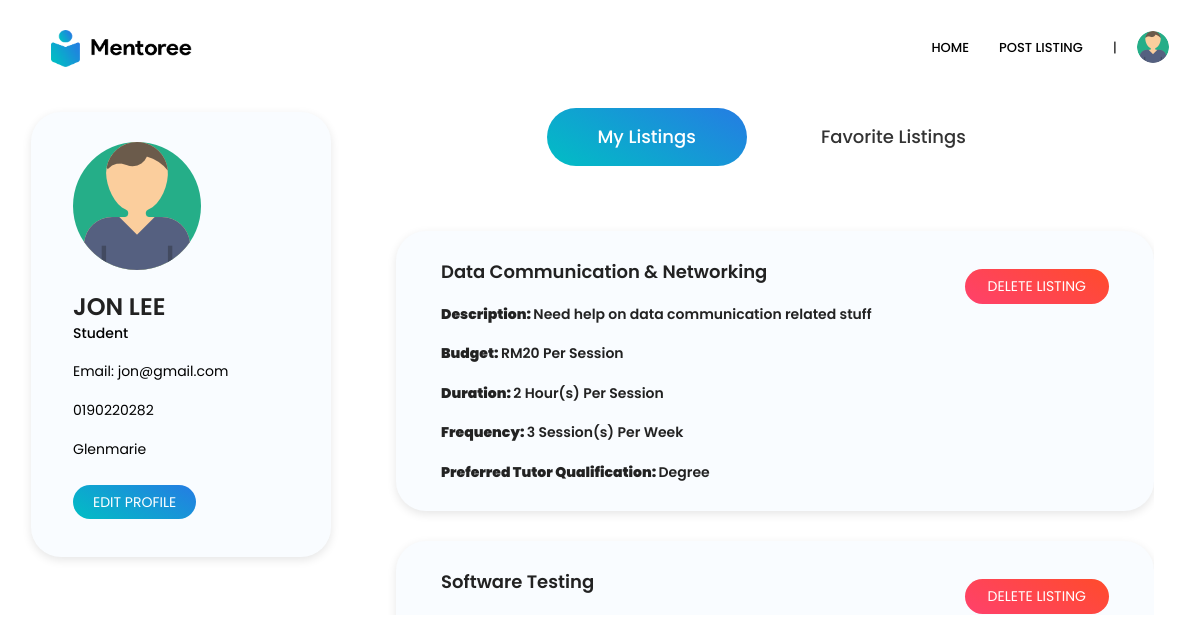
/dashboard.php (signed in), run on the app's committed database.
### tables this page shows
CREATE TABLE IF NOT EXISTS `joblistings` (
  `jobID` int(11) NOT NULL AUTO_INCREMENT,
  `subject` varchar(250) NOT NULL,
  `level_of_teaching` varchar(100) NOT NULL,
  `budget` varchar(100) NOT NULL,
  `frequency` varchar(100) NOT NULL,
  `duration` varchar(100) NOT NULL,
  `job_description` varchar(250) NOT NULL,
  `studentID` int(11) NOT NULL,
  PRIMARY KEY (`jobID`),
  KEY `studentID` (`studentID`)
);

### php/dashboard-listings.php (the view, shortened to what this page needs)
<?php
    $clearURL = parse_url(getenv("CLEARDB_DATABASE_URL"));
    $host = $clearURL["host"];
    $user = $clearURL["user"];
    $pass = $clearURL["pass"];
    $db = substr($clearURL["path"],1);
    $conn = mysqli_connect($host, $user, $pass, $db);
    if($_SESSION['usertype'] == 'Tutor'){
        $user = $_SESSION['userid'];
        $query = "SELECT * FROM tutors,users WHERE tutors.tutorID = ".$user." AND tutors.tutorID = users.id ORDER BY profileID DESC;";
        $query_row = "SELECT * FROM tutors WHERE tutorID = ".$user."";
    }
    else{
        $user = $_SESSION['userid'];
        $query = "SELECT * FROM joblistings,users WHERE joblistings.studentID = ".$user." AND joblistings.studentID = users.id ORDER BY jobID DESC;";
    }
    $run  = mysqli_query($conn, $query);
    $count1 = mysqli_num_rows($run);
    if($count1 >= 1){
        while($rs = mysqli_fetch_array($run)) {
            ?>
            <div class="profile-sec-list d-flex flex-row justify-content-start align-items-start">
                <div class="details col-lg-12">
                    <div class="row">
                        <div class="col-md-9">
                            <div class="title justify-content-between" style="cursor: pointer">
                                <div class="titles">
                                        <?php
                                            if($_SESSION['usertype'] == 'Tutor'){
                                                echo '
                                                    <h4>'.$rs['subjects'].'</h4>
                                                    <br>
                                                    <div class="row">
                                                        <div class="col-md-12">
                                                        <h6><strong>Listed By:             </strong>'.$rs['username'].'</h6><br>
                                                        <h6><strong>Location:             </strong>'.$rs['location'].'</h6><br>
                                                        <h6><strong>Rate:               </strong>RM'.$rs['rate'].' Per Hour</h6><br>
                                                        <h6><strong>Time:               </strong>'.$rs['time'].'</h6><br>
                                                        <h6><strong>Status:               </strong>'.$rs['status'].'</h6><br>
                                                        </div>
                                                    </div>
                                                ';
                                            }
                                            else {
                                                echo '
                                                    <h4>'.$rs['subject'].'</h4>
                                                    <br>
                                                    <div class="row">
                                                        <div class="col-md-12">
                                                        <h6><strong>Description:                  </strong>'.$rs['job_description'].'</h6><br>
                                                        <h6><strong>Budget:               </strong>RM'.$rs['budget'].' Per Session</h6><br>
                                                        <h6><strong>Duration:               </strong>'.$rs['duration'].' Hour(s) Per Session</h6><br>
                                                        <h6><strong>Frequency:                  </strong>'.$rs['frequency'].' Session(s) Per Week</h6><br>
                                                        <h6><strong>Preferred Tutor Qualification:      </strong>'.$rs['level_of_teaching'].'</h6>
                                                        </div>
                                                    </div>
                                                ';
                                            }
                                        ?>
                                </div>
                            </div>
                        </div>
                        <div class="col-md-3">
                                <button class="ticker-btn-red" onclick="document.getElementById('id03').style.display='block';">Delete Listing</button>
                        </div>
                    </div>
                </div>
            </div>
            <?php
        }
    }
    else{
        ?>
        <div class="container">
            <h4 class="text-center">No Results</h4><br><br><br><br>
        </div>
        <?php
    }
    ?>

### dashboard.php (style rules this page uses)
.profile-sec-list { margin-left: 350px; padding: 30px; background-color: #F9FCFF; box-shadow: 0px 3px 10px rgba(0, 0, 0, .1); border-radius: 30px; margin-bottom: 30px; }

### data on the page
joblistings: subject "Data Communication & Networking", job_description "Need help on data communication related stuff", budget "20", duration "2", frequency "3", level_of_teaching "Degree"
joblistings: subject "Software Testing"

### other printed values
$_SESSION['username'] "JON LEE"
$_SESSION['usertype'] "Student"
$_SESSION['useremail'] "jon@gmail.com"
$_SESSION['userphone'] "0190220282"
$_SESSION['userarea'] "Glenmarie"
